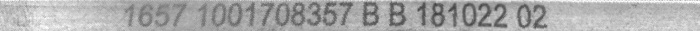
#> input picture 大论文代码/第三章/bestimg.jpg, 700 x 31 px
$ python '二值化.py'
#> lines starting #> are read from the running program, lines starting #| are printed output that depends on the picture; after the words box and inside, x2 and y2 are one past the last pixel; in counts of white or black regions, pixels touching at a corner belong together
import cv2 as cv
import datetime
def threshold_OTSU(image):
    gray = cv.cvtColor(image,cv.COLOR_RGB2GRAY)   #要二值化图像，要先进行灰度化处理
    ret, binary = cv.threshold(gray,0,255,cv.THRESH_BINARY | cv.THRESH_OTSU)
    print("threshold value: %s"%ret)#打印阈值，前面先进行了灰度处理0-255，我们使用该阈值进行处理，低于该阈值的图像部分全为黑，高于该阈值则为白色
    cv.imshow("binary",binary)#显示二值化图像
    cv.waitKey()

def local_gaussthreshold(image):
    gray = image
    start = datetime.datetime.now()
    dst = cv.adaptiveThreshold(gray,255,cv.ADAPTIVE_THRESH_GAUSSIAN_C,cv.THRESH_BINARY,41,10)
    end = datetime.datetime.now()
    totalMs=(end-start).total_seconds()
    return [dst,totalMs*1000]

def local_meanthreshold(image):
    gray = image
    start = datetime.datetime.now()
    dst = cv.adaptiveThreshold(gray,255,cv.ADAPTIVE_THRESH_MEAN_C,cv.THRESH_BINARY,25,10)
    end = datetime.datetime.now()
    totalMs=(end-start).total_seconds()
    return [dst,totalMs*1000]

def myowm_threshold(image):
    gray = cv.cvtColor(image, cv.COLOR_RGB2GRAY)  # 要二值化图像，要先进行灰度化处理
    ret, binary = cv.threshold(gray, 0, 255, cv.THRESH_BINARY )
    print("threshold value: %s" % ret)  # 打印阈值，前面先进行了灰度处理0-255，我们使用该阈值进行处理，低于该阈值的图像部分全为黑，高于该阈值则为白色
    cv.imshow("binary", binary)  # 显示二值化图像
    cv.waitKey()

import matplotlib.pyplot as plt
plt.rcParams['font.sans-serif'] = ['SimHei']  # 显示中文标签
def thresholdImg(imgInfoList):
    plt.figure()
    i=0
    for imginfo in imgInfoList:
        blurName,imgData,dealTime=imginfo
        i=i+1
        plt.subplot(2,3,i)
        plt.imshow(imgData,cmap='gray')
        plt.xticks([])
        plt.yticks([])
        tempyime="%0.3f" % dealTime
        plt.title("{0}({1}ms)".format(blurName,str(tempyime)), fontsize=20)
    plt.show()


#添加处理时间信息
def dealTime(fun,**kwargs):
    start=datetime.datetime.now()
    threshValue,imgData=fun(**kwargs)
    end=datetime.datetime.now()
    totalMs=(end-start).total_seconds()
    ret=[imgData,totalMs*1000]
    print(str(threshValue))
    return ret

sourceImg=cv.imread('bestimg.jpg',cv.IMREAD_GRAYSCALE)
#> sourceImg is the input picture: shape (31, 700); min 62, max 255, mean 170.5
# sourceImg = cv.cvtColor(sourceImg, cv.COLOR_BGR2GRAY)
sourceImgInfo=[sourceImg,0.0]
#OTSU
OTSU_thresh=dealTime(cv.threshold,src=sourceImg,thresh=0,maxval=255,type=cv.THRESH_BINARY | cv.THRESH_OTSU)
#> OTSU_thresh = 2 items
#全局自适应
global_thresh=dealTime(cv.threshold,src=sourceImg,thresh=0,maxval=255,type=cv.THRESH_BINARY | cv.THRESH_TRIANGLE)
#> global_thresh = 2 items
#局部高斯平均
local_thresh=local_gaussthreshold(sourceImg)
#> in local_gaussthreshold, `dst = cv.adaptiveThreshold(gray,255,cv.ADAPTIVE_THRESH_GAUSSIAN_C,cv.T..`:
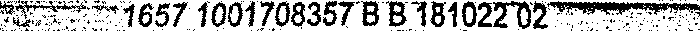
#> dst: shape (31, 700); 70.7% white; 270 black regions (242 under 20 px), largest, box (x1, y1, x2, y2) and area: (547, 1, 700, 15) 1050, (493, 1, 531, 29) 449, (15, 1, 86, 19) 276
#> local_thresh = 2 items
#局部平均
local_meanthresh=local_gaussthreshold(sourceImg)
#> local_meanthresh = 2 items
#自定义阀值
userDefine_thresh=dealTime(cv.threshold,src=sourceImg,thresh=138,maxval=255,type=cv.THRESH_BINARY)
#> userDefine_thresh = 2 items
nameList=['原图','OTSU','全局自适应','局部高斯自适应','局部平均自适应','人工选择']
imgInfoList=[sourceImgInfo,OTSU_thresh,global_thresh,local_thresh,local_meanthresh,userDefine_thresh]
fullImgInfoList=[]
#将信息添加到数组里面
for i in range(len(nameList)):
    imgData,time=imgInfoList[i]
    name=nameList[i]
    imgFullInfo=[name,imgData,time]
    fullImgInfoList.append(imgFullInfo)
#> this loop made 6 passes
#> time on passes 1 to 6: 0, 0.142, 0.048, 2.6, 0.462, 0.039
#> pass 2, `imgData,time=imgInfoList[i]`:
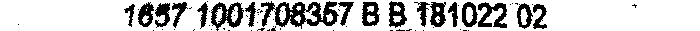
#> imgData: shape (31, 700); 77.2% white; 64 black regions (46 under 20 px), largest, box (x1, y1, x2, y2) and area: (261, 1, 339, 29) 1062, (211, 2, 244, 31) 468, (478, 2, 507, 28) 404
#> pass 3, `imgData,time=imgInfoList[i]`:
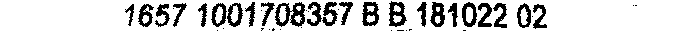
#> imgData: shape (31, 700); 81% white; 43 black regions (20 under 20 px), largest, box (x1, y1, x2, y2) and area: (275, 2, 305, 27) 398, (389, 1, 407, 27) 263, (362, 2, 379, 26) 254
#> after the loop, fullImgInfoList = 6 items
#运行显示图片
thresholdImg(fullImgInfoList)
#> the loop in thresholdImg, `for imginfo in imgInfoList:` made 6 passes
#> (blurName, dealTime, tempyime) on passes 1 to 6: ('原图', 0, '0.000'), ('OTSU', 0.142, '0.142'), ('全局自适应', 0.048, '0.048'), ('局部高斯自适应', 2.6, '2.603'), ('局部平均自适应', 0.462, '0.462'), ('人工选择', 0.039, '0.039')
#> after the loop in thresholdImg, `for imginfo in imgInfoList:`: i = 6
#> in thresholdImg, `plt.show()`:
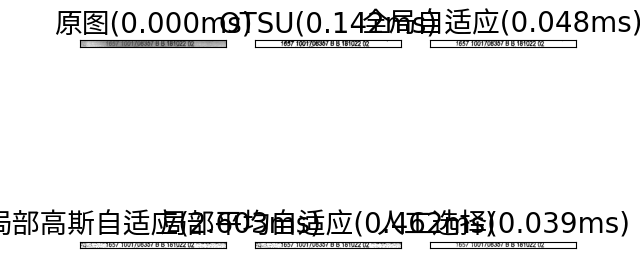
#> figure drawn by matplotlib, 6 panels
